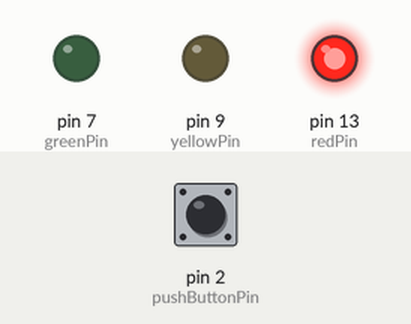
Recording of a sketch running on a simulated Arduino Uno, built with avr-gcc and run on an emulated ATmega328P. Parts: output pins drawn as LEDs (lit = HIGH). The test bench sets the inputs (shaded band); at power-on: pin 2 (pushButtonPin) LOW.

Above: at 1.2 s.
1.3 s: pin 2 (pushButtonPin) pulled HIGH for 0.15 s
At 1.8 s:
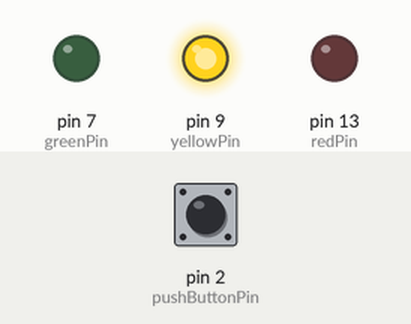
2.9 s: pin 2 (pushButtonPin) pulled HIGH for 1 s
At 4.2 s:
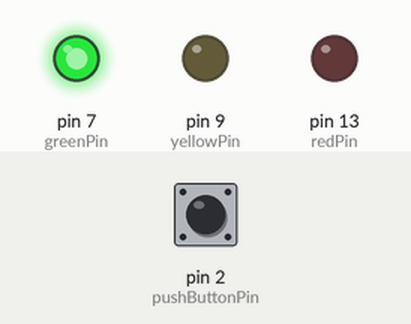
5.4 s: pin 2 (pushButtonPin) pulled HIGH for 3.2 s
At 6.2 s:
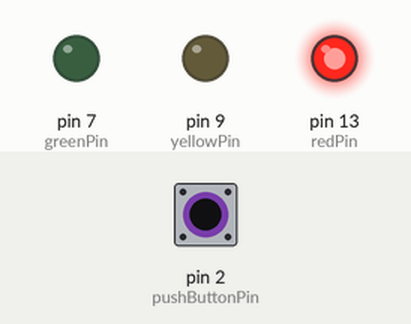
Timing chart, 0 to 8.4 s (numbered marks = the images above; inputs shaded):
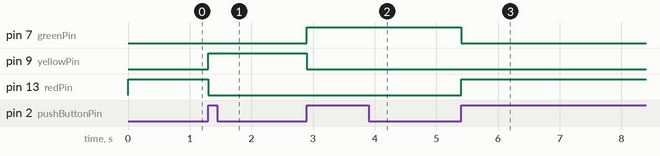

The sketch:

button_controlled_traffic_light.ino
```cpp
int redPin = 13;  // Pin for red LED
int greenPin = 7;  // Pin for green LED
int yellowPin = 9;  // Pin for yellow LED
int pushButtonPin = 2;  // Pin for the push button

int ledTurn = 0;  // 0-Red, 1-Yellow, 2-Green
bool buttonPressed = false;  // Track button press state
void updateLed(int ledTurn);

void setup(){
  pinMode(redPin, OUTPUT);  // Set red LED pin as output
  pinMode(yellowPin, OUTPUT);  // Set yellow LED pin as output
  pinMode(greenPin, OUTPUT);  // Set green LED pin as output
  pinMode(pushButtonPin, INPUT);  // Set button pin as input

  updateLed(ledTurn);  // Initialize LEDs based on starting turn
}

void loop(){
  int pushButtonValue = digitalRead(pushButtonPin);  // Read button state

  if (pushButtonValue == HIGH && !buttonPressed){  // Button pressed
    buttonPressed = true;
    ledTurn = (ledTurn + 1) % 3;  // Cycle through 0, 1, 2
    updateLed(ledTurn);  // Update the LEDs based on the value
    delay(200);  // Debounce delay
  }

  if (pushButtonValue == LOW){  // Button released
    buttonPressed = false;
  }
}

void updateLed(int ledTurn){
  digitalWrite(redPin, LOW);  // Turn off red LED
  digitalWrite(greenPin, LOW);  // Turn off green LED
  digitalWrite(yellowPin, LOW);  // Turn off yellow LED

  if (ledTurn == 0){  // If red is selected
    digitalWrite(redPin, HIGH);  // Turn on red LED
  } else if (ledTurn == 1){  // If yellow is selected
    digitalWrite(yellowPin, HIGH);  // Turn on yellow LED
  } else if (ledTurn == 2){  // If green is selected
    digitalWrite(greenPin, HIGH);  // Turn on green LED
  }
}
```

Measured:
- after the input at 1.3 s, pin 9 (yellowPin): LOW → HIGH at once; pin 13 (redPin): HIGH → LOW at once
- after the input at 2.9 s, pin 7 (greenPin): LOW → HIGH at once; pin 9 (yellowPin): HIGH → LOW at once
- after the input at 5.4 s, pin 7 (greenPin): HIGH → LOW at once; pin 13 (redPin): LOW → HIGH at once
